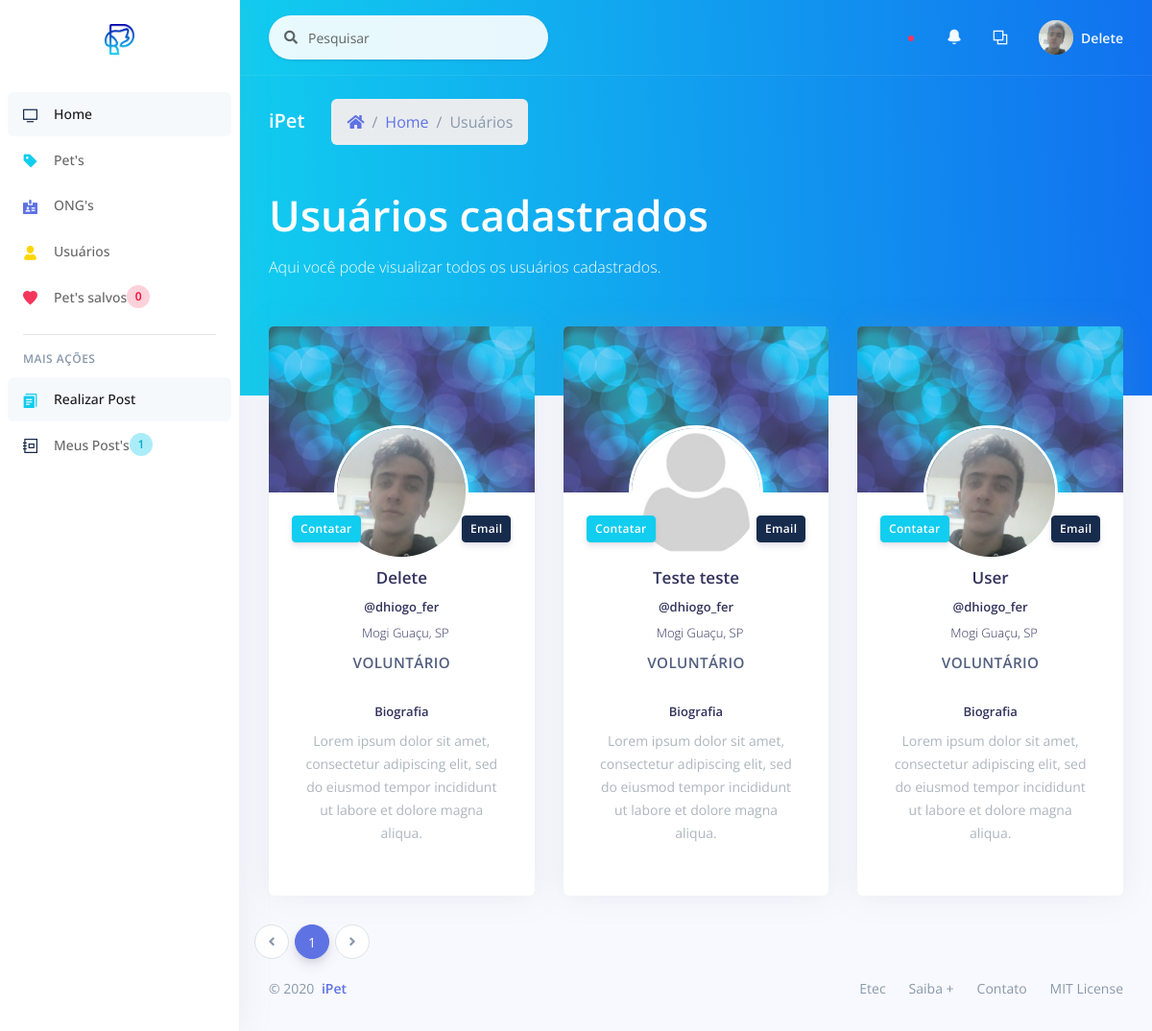
The page /_site/_user/list/list_users.php (signed in) on the database its author committed.
### tables this page shows
CREATE TABLE `user` (
  `id_user` int(11) NOT NULL,
  `ranking` int(11) NOT NULL,
  `name` varchar(200) NOT NULL,
  `email` varchar(100) NOT NULL,
  `password` varchar(100) NOT NULL,
  `cpf` varchar(30) NOT NULL,
  `telephone` varchar(30) DEFAULT NULL,
  `instagram` varchar(100) DEFAULT NULL,
  `street` varchar(100) DEFAULT NULL,
  `neighborhood` varchar(100) DEFAULT NULL,
  `city` varchar(100) DEFAULT NULL,
  `uf` varchar(2) DEFAULT NULL,
  `bio` text DEFAULT NULL,
  `image` varchar(200) DEFAULT NULL,
  `banner` varchar(200) DEFAULT NULL,
  `use_terms` int(11) DEFAULT NULL,
  `status` int(11) NOT NULL
);

### _site/_user/list/list_users.php (the view, shortened to what this page needs)
<?php
include_once('../../controller/connect.php');
?>
<!DOCTYPE html>
<html>
<head>
  <?php
    include_once "../../assets/components/styles.php";
  ?>
</head>
<body>
  <?php
    include_once "../components/sidenav.php";
  ?>
  <div class="main-content" id="panel">
    <?php
      include_once "../components/top_nav.php";
    ?>
    <div class="header bg-gradient-info pb-6">
      <div class="container-fluid">
        <div class="header-body">
          <div class="row align-items-center py-4">
            <div class="col-lg-6 col-7">
              <h6 class="h2 text-white d-inline-block mb-0">iPet</h6>
              <nav aria-label="breadcrumb" class="d-none d-md-inline-block ml-md-4">
                <ol class="breadcrumb breadcrumb-links breadcrumb-dark">
                  <li class="breadcrumb-item"><a href="<?= BASE . '_site/_user/home.php'; ?>"><i class="fas fa-home"></i></a></li>
                  <li class="breadcrumb-item"><a href="<?= BASE . '_site/_user/home.php'; ?>">Home</a></li>
                  <li class="breadcrumb-item active" aria-current="page">Usuários</li>
                </ol>
              </nav>
            </div>
          </div>
          <div class="row">
            <div class="col">
            <h1 class="display-2 text-white">Usuários cadastrados</h1>
            <p class="text-white mt-0 mb-5">Aqui você pode visualizar todos os usuários cadastrados.</p>
            </div>
          </div>
        </div>
      </div>
    </div>
    <div class="container-fluid mt--6">
                <?php
                  $num_page_itens = 9;
                  $page = (isset($_GET['page']))? $_GET['page'] : 1;
                  $sql_num_user = "SELECT * FROM user WHERE ranking = 1 AND status = 1";
                  $res_num_user = mysqli_query($con, $sql_num_user);
                  $init = ($num_page_itens*$page)-$num_page_itens;
                  $sql_user = "SELECT * FROM user WHERE ranking = 1 AND status = 1 ORDER BY name ASC LIMIT $init, $num_page_itens";
                  $res_user = mysqli_query($con, $sql_user);
                  $array_user = mysqli_fetch_assoc($res_user);
                  $quanty_users = mysqli_num_rows($res_num_user);
                  $num_pages = ceil($quanty_users/$num_page_itens);
                ?>
      <div class="row">
      <?php
        if($quanty_users):
        do{
      ?>
        <div class="col-xl-4 order-xl-2">
          <div class="card card-profile">
            <img src="<?= PUBLICO . 'img/theme/' . $array_user['banner']; ?>" alt="Imagem de capa" class="card-img-top">
            <div class="row justify-content-center">
              <div class="col-lg-3 order-lg-2">
                <div class="card-profile-image">
                  <a href="#">
                    <img src="<?= PUBLICO . 'img/users/' . $array_user['image']; ?>" class="rounded-circle">
                  </a>
                </div>
              </div>
            </div>
            <div class="card-header text-center border-0 pt-8 pt-md-4 pb-0 pb-md-4">
              <div class="d-flex justify-content-between">
                <button type="button" data-toggle="modal" class="btn btn-sm btn-info  mr-4" data-target="#modalContatar<?= $array_user['id_user']; ?>">Contatar</button>
                <button type="button" data-toggle="modal" class="btn btn-sm btn-default float-right" data-target="#modalEmail<?= $array_user['id_user']; ?>">Email</button>
              </div>
            </div>
            <div class="card-body pt-0">
              <div class="text-center">
                <h5 class="h3">
                <?= $array_user['name']; ?>
                </h5>
                <h6 class="h5">
                <?= $array_user['instagram']; ?>
                </h6>
                <div class="h5 font-weight-300">
                  <i class="ni location_pin mr-2"></i><?= $array_user['city'] . ", " . $array_user['uf']; ?>
                </div>
                <span class="heading">
                  <?php
                    if($array_user['ranking'] == 1){
                      echo "Voluntário";
                    } elseif ($array_user['ranking'] == 2) {
                      echo "ONG";
                    } elseif ($array_user['ranking'] == 3) {
                      echo "Administrador";
                    } else {
                      echo "Oops, ocorreu um erro...";
                    }
                  ?>
                </span>
              </div>
              <div class="row">
                <div class="col">
                  <div class="card-profile-stats d-flex justify-content-center">
                    <div>
                      <h5>Biografia</h5>
                      <span class="description"><?= $array_user['bio'];?></span>
                    </div>
                  </div>
                </div>
              </div>
            </div>
          </div>
        </div>
      <?php
        } while($array_user = mysqli_fetch_assoc($res_user));
      ?>
      </div>
      <div class="row">
      <nav aria-label="...">
                    <ul class="pagination">
                      <li class="page-item">
                        <a class="page-link" href="list_users.php?page=<?php if($page==1){ echo 1;}else{echo $page-1;};?>" tabindex="-1">
                          <i class="fa fa-angle-left"></i>
                        </a>
                      </li>
                      <?php
                        for($i=1;$i<$num_pages+1;$i++){
                          $current = "";
                          if($page == $i){
                            $current = "active";
                          }
                      ?>
                      <li class="page-item <?= $current; ?>"><a class="page-link" href="list_users.php?page=<?= $i; ?>"><?= $i; ?></a></li>
                      <?php }?>
                      <li class="page-item">
                        <a class="page-link" href="list_users.php?page=<?php if($page<$num_pages){ echo $page+1;}else{echo $page;};?>">
                          <i class="fa fa-angle-right"></i>
                        </a>
                      </li>
                    </ul>
              </nav>
      </div>
      <?php endif; ?>
      <?php
        include_once "../../assets/components/footer.php";
      ?>
    </div>
  </div>
</body>
</html>

### rows shown on the page
user: banner (picture), image (picture), name "Delete", instagram "@dhiogo_fer", city "Mogi Guaçu", uf "SP", ranking "VOLUNTÁRIO", bio "Lorem ipsum dolor sit amet, consectetur adipiscing elit, sed do eiusmod tempor incididunt ut labore et dolore magna aliqua."
user: banner (picture), image (placeholder picture), name "Teste teste", instagram "@dhiogo_fer", city "Mogi Guaçu", uf "SP", ranking "VOLUNTÁRIO", bio "Lorem ipsum dolor sit amet, consectetur adipiscing elit, sed do eiusmod tempor incididunt ut labore et dolore magna aliqua."
user: banner (picture), image (picture), name "User", instagram "@dhiogo_fer", city "Mogi Guaçu", uf "SP", ranking "VOLUNTÁRIO", bio "Lorem ipsum dolor sit amet, consectetur adipiscing elit, sed do eiusmod tempor incididunt ut labore et dolore magna aliqua."

### other values the page prints
$count_favorite "0"
$count_post "1"
$_SESSION['name'] "Delete"
